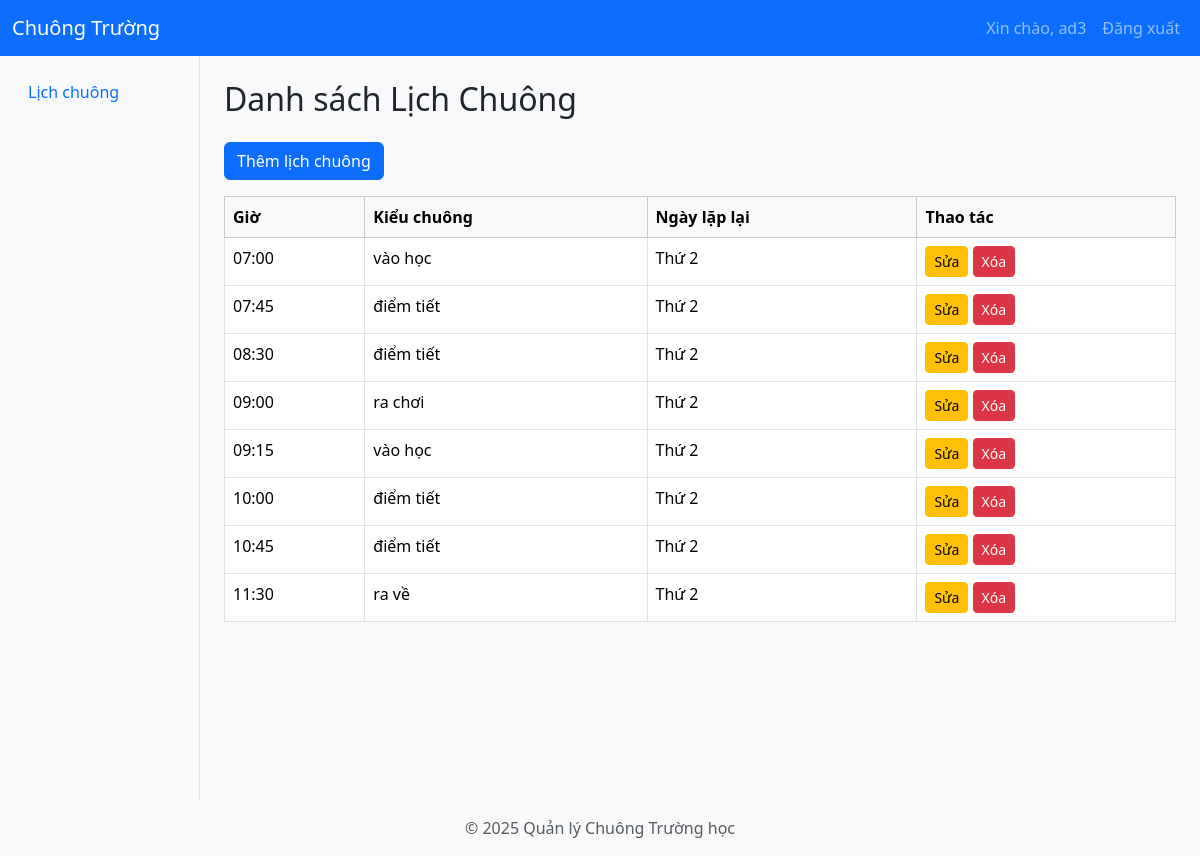
Before: /schedules (signed in) with the older database file.
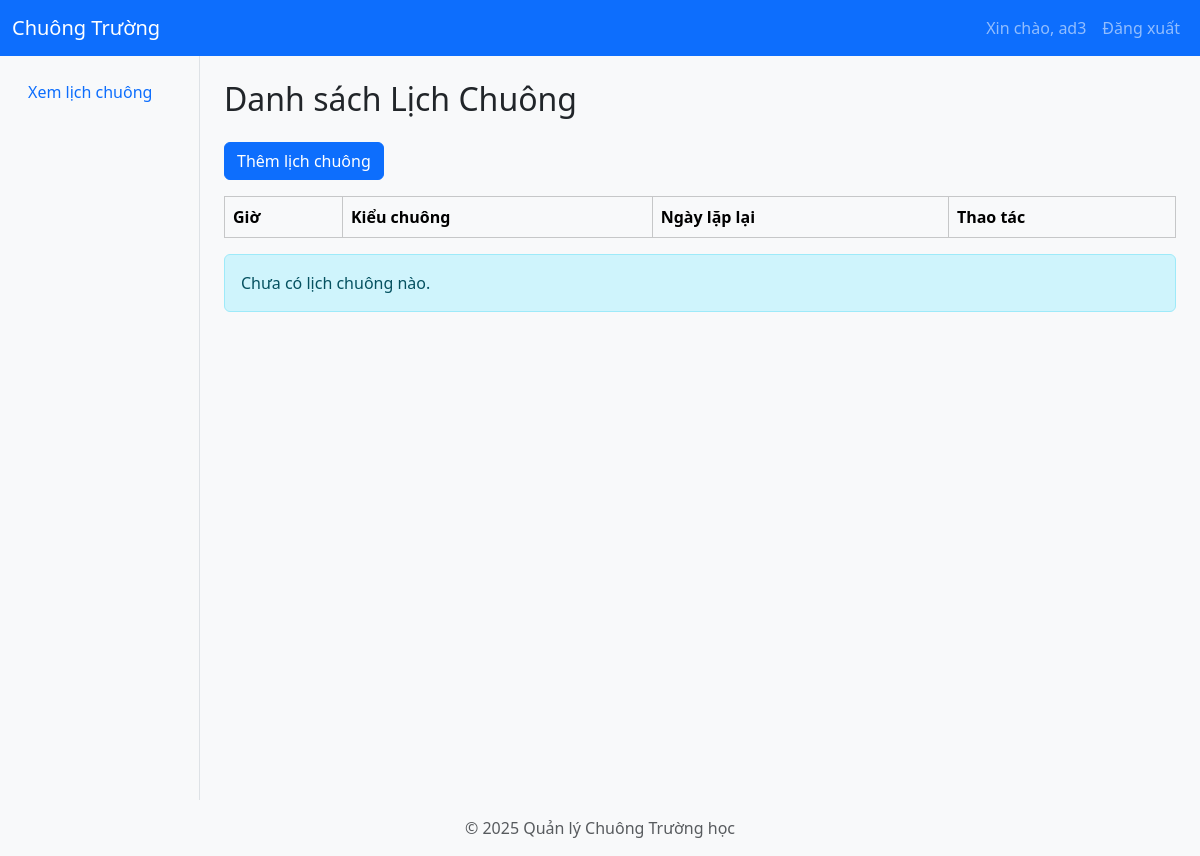
After: the same page with the newer database file.
### app/models/school.py (models this page shows)
class School(db.Model):
    __tablename__ = "schools"
    id = db.Column(db.Integer, primary_key=True)
    name = db.Column(db.String(100), nullable=False)
    address = db.Column(db.String(200))
    phone = db.Column(db.String(20))
    users = db.relationship("User", back_populates="school", lazy="dynamic")
    devices = db.relationship("Device", back_populates="school", lazy=True)
    disabled_periods = db.relationship(
        "DisabledPeriod",
        back_populates="school",
        lazy=True
    )
    schedules = db.relationship("Schedule", back_populates="school", lazy=True)

### app/models/schedule.py (models this page shows, shortened)
class Schedule(db.Model):
    id = db.Column(db.Integer, primary_key=True)
    school_id = db.Column(db.Integer, db.ForeignKey('schools.id'), nullable=False)  # Corrected table name for foreign key
    profile_id = db.Column(db.Integer, db.ForeignKey('bell_profiles.id'), nullable=True)
    time_point = db.Column(db.Time, nullable=False)  # Điểm thời gian duy nhất thay vì start/end
    day_of_week = db.Column(db.Integer, nullable=False)  # 0 = Thứ Hai, ..., 6 = Chủ Nhật
    bell_type = db.Column(db.String(50), nullable=False)  # Loại chuông (ví dụ: "vào học", "điểm tiết", "ra chơi", "ra về")
    is_summer = db.Column(db.Boolean, default=False)
    school = db.relationship('School', back_populates='schedules')
    profile = db.relationship('BellProfile', back_populates='schedules')

### app/routes/schedule_routes.py (the view)
@schedule_bp.route('/schedules', methods=['GET'])
@login_required
@school_specific_access
def schedules_page():
    user = session.get('user')
    logging.debug(f"User session data: {user}")
    if not user:
        flash('Không tìm thấy thông tin người dùng!', 'danger')
        return redirect(url_for('auth.login'))
    if user.get('role') == 'admin':
        school_id = request.args.get('school_id')
        logging.debug(f"Admin accessing schedules with school_id: {school_id}")
        schools = School.query.all()
        schedules = []
        if school_id:
            schedules = Schedule.query.filter_by(school_id=school_id).all()
            schedules = sorted(schedules, key=lambda schedule: schedule.time_point)
        return render_template('schedules_admin.html', schedules=schedules, schools=schools, selected_school_id=int(school_id) if school_id else None)
    elif user.get('role') in ['school_admin', 'school_user']:
        school_id = user.get('school_id')
        logging.debug(f"School user/admin accessing schedules for school_id: {school_id}")
        if not school_id:
            flash('Không tìm thấy trường học của bạn!', 'danger')
            return redirect(url_for('index'))
        schedules = Schedule.query.filter_by(school_id=school_id).all()
        schedules = sorted(schedules, key=lambda schedule: schedule.time_point)
        schools = School.query.filter_by(id=school_id).all()
        return render_template('schedules.html', schedules=schedules, schools=schools)
    else:
        logging.warning(f"Unauthorized access attempt by user: {user}")
        flash('Bạn không có quyền truy cập!', 'danger')
        return redirect(url_for('index'))

### app/__init__.py (called while the page is built)
def create_app():
    app = Flask(__name__)
    app.config.from_object('app.config.Config')
    db.init_app(app)
    jwt.init_app(app)
    migrate.init_app(app, db)  # Bind Flask-Migrate to the app and db
    login_manager.init_app(app)  # Initialize Flask-Login
    login_manager.login_view = 'auth.login'  # Set the login view
    @app.context_processor
    def inject_user():
        from flask_login import current_user
        return dict(current_user=current_user)
    from app.utils.jwt_patch import apply_jwt_patch
    apply_jwt_patch()
    from app.routes import register_routes
    register_routes(app)
    def get_day_name(index):
        days = ['Thứ 2', 'Thứ 3', 'Thứ 4', 'Thứ 5', 'Thứ 6', 'Thứ 7', 'Chủ Nhật']
        return days[index]
    app.jinja_env.filters['get_day_name'] = get_day_name
    return app

### app/templates/schedules.html (shortened to what this page needs)
{% extends 'layout.html' %}
{% block content %}
<h2 class="mb-4">Danh sách Lịch Chuông</h2>
<div class="d-flex justify-content-between mb-3">
    <button class="btn btn-primary" data-bs-toggle="modal" data-bs-target="#addScheduleModal">Thêm lịch chuông</button>
</div>
<table class="table table-bordered table-hover">
    <thead class="table-light">
        <tr>
            <th>Giờ</th>
            <th>Kiểu chuông</th>
            <th>Ngày lặp lại</th>
            <th>Thao tác</th>
        </tr>
    </thead>
    <tbody>
        {% set days = ['Thứ 2', 'Thứ 3', 'Thứ 4', 'Thứ 5', 'Thứ 6', 'Thứ 7', 'Chủ Nhật'] %}
        {% for key, group in schedules|groupby(attribute='time_point') %}
        {% for bell_type, items in group|groupby(attribute='bell_type') %}
        <tr>
            <td>{{ key.strftime('%H:%M') }}</td>
            <td>{{ bell_type }}</td>
            <td>
                {% for schedule in items %}
                {{ days[schedule.day_of_week] }}{% if not loop.last %}, {% endif %}
                {% endfor %}
            </td>
            <td>
                <a href="/schedules/edit/{{ items[0].id }}" class="btn btn-sm btn-warning">Sửa</a>
                <a href="/schedules/delete/{{ items[0].id }}" class="btn btn-sm btn-danger" onclick="return confirm('Bạn có chắc muốn xóa?')">Xóa</a>
            </td>
        </tr>
        {% endfor %}
        {% endfor %}
    </tbody>
</table>
{% if not schedules %}
    <div class="alert alert-info">Chưa có lịch chuông nào.</div>
{% endif %}
{% endblock %}

### app/templates/layout.html (shortened to what this page needs)
<!DOCTYPE html>
<html lang="vi">
<head>
    <link href="https://cdn.jsdelivr.net/npm/bootstrap@5.3.2/dist/css/bootstrap.min.css" rel="stylesheet">
    <link rel="stylesheet" href="{{ url_for('static', filename='css/style.css') }}">
</head>
<body>
    <nav class="navbar navbar-expand-lg navbar-dark bg-primary">
        <div class="container-fluid">
            <a class="navbar-brand" href="/">Chuông Trường</a>
            <div class="collapse navbar-collapse" id="navbarNav">
                <ul class="navbar-nav ms-auto">
                    {% if session.get('user') %}
                    <li class="nav-item">
                        <a class="nav-link" href="/profile">Xin chào, {{ session['user']['username'] }}</a>
                    </li>
                    <li class="nav-item">
                        <a class="nav-link" href="/logout">Đăng xuất</a>
                    </li>
                    {% else %}
                    <li class="nav-item">
                        <a class="nav-link" href="/login">Đăng nhập</a>
                    </li>
                    {% endif %}
                </ul>
            </div>
        </div>
    </nav>
    <div class="container-fluid">
        <div class="row">
            <nav class="col-md-2 d-none d-md-block bg-light sidebar">
                <div class="position-sticky pt-3">
                    <ul class="nav flex-column">
                        {% if session.get('user') %}
                            {% set role = session['user'].get('role') %}
                            {% if role == 'admin' %}
                                <li class="nav-item"><a class="nav-link" href="/">Dashboard</a></li>
                                <li class="nav-item"><a class="nav-link" href="/devices">Thiết bị</a></li>
                                <li class="nav-item"><a class="nav-link" href="/schedules">Lịch chuông</a></li>
                                <li class="nav-item"><a class="nav-link" href="/users">Người dùng</a></li>
                                <li class="nav-item"><a class="nav-link" href="/seasons">Mùa hè</a></li>
                                <li class="nav-item"><a class="nav-link" href="/holidays">Ngày nghỉ</a></li>
                                <li class="nav-item"><a class="nav-link" href="/schools">Trường học</a></li>
                            {% elif role == 'school_admin' %}
                                <li class="nav-item"><a class="nav-link" href="/schedules">Lịch chuông</a></li>
                            {% elif role == 'school_user' %}
                                <li class="nav-item"><a class="nav-link" href="/schedules">Xem lịch chuông</a></li>
                            {% endif %}
                        {% endif %}
                    </ul>
                </div>
            </nav>
            <main class="col-md-9 ms-sm-auto col-lg-10 px-md-4 py-4">
                {% block content %}{% endblock %}
            </main>
        </div>
    </div>
    <footer class="footer mt-auto py-3 bg-light">
        <div class="container text-center">
            <span class="text-muted">&copy; 2025 Quản lý Chuông Trường học</span>
        </div>
    </footer>
</body>
</html>

Changed rows visible on the page:
no longer on this page (row edited): School: user.username "ad3"
removed Schedule: strftime "07:00", bell_type "vào học", day_of_week "Thứ 2"
no longer on this page (row edited): Schedule: strftime "07:45", bell_type "điểm tiết", day_of_week "Thứ 2"
no longer on this page (row edited): Schedule: strftime "08:30", bell_type "điểm tiết", day_of_week "Thứ 2"
no longer on this page (row edited): Schedule: strftime "09:00", bell_type "ra chơi", day_of_week "Thứ 2"
no longer on this page (row edited): Schedule: strftime "09:15", bell_type "vào học", day_of_week "Thứ 2"
no longer on this page (row edited): Schedule: strftime "10:00", bell_type "điểm tiết", day_of_week "Thứ 2"
no longer on this page (row edited): Schedule: strftime "10:45", bell_type "điểm tiết", day_of_week "Thứ 2"
removed Schedule: strftime "11:30", bell_type "ra về", day_of_week "Thứ 2"
Other visible differences:
{{ session['user']['username'] }}: (not shown) → "ad3"
text no longer shown: "Lịch chuông"
text now shown: "Xem lịch chuông Chưa có lịch chuông nào."
